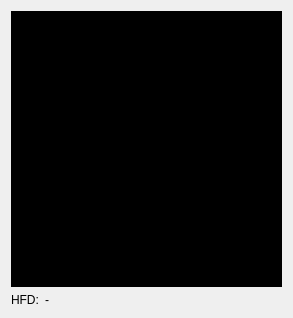
<?xml version="1.0" encoding="UTF-8"?>
<ui version="4.0">
 <class>HfdViewPanel</class>
 <widget class="QWidget" name="HfdViewPanel">
  <property name="geometry">
   <rect>
    <x>0</x>
    <y>0</y>
    <width>293</width>
    <height>318</height>
   </rect>
  </property>
  <property name="minimumSize">
   <size>
    <width>230</width>
    <height>260</height>
   </size>
  </property>
  <property name="windowTitle">
   <string>Form</string>
  </property>
  <layout class="QGridLayout" name="gridLayout_2">
   <item row="0" column="0">
    <layout class="QGridLayout" name="layHfdView" rowstretch="1,0" columnstretch="0,1">
     <item row="1" column="0">
      <widget class="QLabel" name="label">
       <property name="text">
        <string>HFD:</string>
       </property>
      </widget>
     </item>
     <item row="1" column="1">
      <widget class="QLabel" name="lblHfdValue">
       <property name="styleSheet">
        <string notr="true"/>
       </property>
       <property name="text">
        <string>-</string>
       </property>
      </widget>
     </item>
     <item row="0" column="0" colspan="2">
      <layout class="QGridLayout" name="layHfdViewWidget">
       <item row="0" column="0">
        <widget class="QWidget" name="widget" native="true">
         <property name="sizePolicy">
          <sizepolicy hsizetype="Expanding" vsizetype="Expanding">
           <horstretch>1</horstretch>
           <verstretch>1</verstretch>
          </sizepolicy>
         </property>
         <property name="styleSheet">
          <string notr="true">background-color: #000000;</string>
         </property>
        </widget>
       </item>
      </layout>
     </item>
    </layout>
   </item>
  </layout>
 </widget>
 <resources/>
 <connections/>
</ui>
